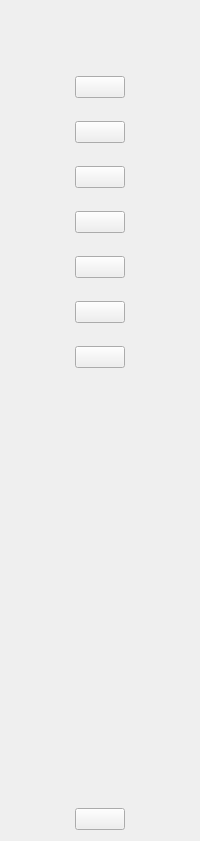
     <widget class="QWidget" name="icon_only" native="true">
      <layout class="QGridLayout" name="gridLayout_30">
       <property name="verticalSpacing">
        <number>32</number>
       </property>
       <item row="0" column="0">
        <widget class="QLabel" name="logo_1">
         <property name="maximumSize">
          <size>
           <width>50</width>
           <height>50</height>
          </size>
         </property>
         <property name="text">
          <string/>
         </property>
         <property name="pixmap">
          <pixmap resource="resource.qrc">:/icons/icons/SnapBG.ai_1747709355469.png</pixmap>
         </property>
         <property name="scaledContents">
          <bool>true</bool>
         </property>
        </widget>
       </item>
       <item row="1" column="0">
        <spacer name="verticalSpacer_3">
         <property name="orientation">
          <enum>Qt::Vertical</enum>
         </property>
         <property name="sizeHint" stdset="0">
          <size>
           <width>20</width>
           <height>19</height>
          </size>
         </property>
        </spacer>
       </item>
       <item row="2" column="0">
        <layout class="QVBoxLayout" name="verticalLayout_2">
         <property name="spacing">
          <number>0</number>
         </property>
         <item>
          <layout class="QVBoxLayout" name="verticalLayout">
           <property name="spacing">
            <number>23</number>
           </property>
           <item>
            <widget class="QPushButton" name="product_btn_1">
             <property name="text">
              <string/>
             </property>
             <property name="icon">
              <iconset resource="resource.qrc">
               <normaloff>:/icons/icons/product-xxl.png</normaloff>
               <normalon>:/icons/icons/product-xl.png</normalon>:/icons/icons/product-xxl.png</iconset>
             </property>
             <property name="checkable">
              <bool>true</bool>
             </property>
             <property name="autoExclusive">
              <bool>true</bool>
             </property>
            </widget>
           </item>
           <item>
            <widget class="QPushButton" name="warehouse_btn_1">
             <property name="text">
              <string/>
             </property>
             <property name="icon">
              <iconset resource="resource.qrc">
               <normaloff>:/icons/icons/calendar-7-xl.png</normaloff>
               <normalon>:/icons/icons/calendar-7-xxl.png</normalon>:/icons/icons/calendar-7-xl.png</iconset>
             </property>
             <property name="checkable">
              <bool>true</bool>
             </property>
             <property name="autoExclusive">
              <bool>true</bool>
             </property>
            </widget>
           </item>
           <item>
            <widget class="QPushButton" name="emp_btn_1">
             <property name="text">
              <string/>
             </property>
             <property name="icon">
              <iconset resource="resource.qrc">
               <normaloff>:/icons/icons/group-xxl.png</normaloff>
               <normalon>:/icons/icons/group-xl.png</normalon>:/icons/icons/group-xxl.png</iconset>
             </property>
             <property name="checkable">
              <bool>true</bool>
             </property>
             <property name="autoExclusive">
              <bool>true</bool>
             </property>
            </widget>
           </item>
           <item>
            <widget class="QPushButton" name="statistics_btn_1">
             <property name="text">
              <string/>
             </property>
             <property name="icon">
              <iconset resource="resource.qrc">
               <normaloff>:/icons/icons/bar-chart-6-xxl.png</normaloff>
               <normalon>:/icons/icons/bar-chart-6-xxl (1).png</normalon>:/icons/icons/bar-chart-6-xxl.png</iconset>
             </property>
             <property name="checkable">
              <bool>true</bool>
             </property>
             <property name="autoExclusive">
              <bool>true</bool>
             </property>
            </widget>
           </item>
           <item>
            <widget class="QPushButton" name="orpromotion_btn_1">
             <property name="text">
              <string/>
             </property>
             <property name="icon">
              <iconset resource="resource.qrc">
               <normaloff>:/icons/icons/sale-2-xl.png</normaloff>
               <normalon>:/icons/icons/sale-2-xl (1).png</normalon>:/icons/icons/sale-2-xl.png</iconset>
             </property>
             <property name="checkable">
              <bool>true</bool>
             </property>
             <property name="autoExclusive">
              <bool>true</bool>
             </property>
            </widget>
           </item>
           <item>
            <widget class="QPushButton" name="bill_btn_1">
             <property name="text">
              <string/>
             </property>
             <property name="icon">
              <iconset resource="resource.qrc">
               <normaloff>:/icons/icons/bill-xxl.png</normaloff>
               <normalon>:/icons/icons/bar-chart-5-xxl (1).png</normalon>:/icons/icons/bill-xxl.png</iconset>
             </property>
             <property name="checkable">
              <bool>true</bool>
             </property>
             <property name="autoExclusive">
              <bool>true</bool>
             </property>
            </widget>
           </item>
           <item>
            <widget class="QPushButton" name="lien_he_btn_1">
             <property name="text">
              <string/>
             </property>
             <property name="icon">
              <iconset resource="resource.qrc">
               <normaloff>:/icons/icons/contacts-2-xxl.png</normaloff>
               <normalon>:/icons/icons/contacts-2-xl.png</normalon>:/icons/icons/contacts-2-xxl.png</iconset>
             </property>
             <property name="checkable">
              <bool>true</bool>
             </property>
             <property name="autoExclusive">
              <bool>true</bool>
             </property>
            </widget>
           </item>
          </layout>
         </item>
         <item>
          <spacer name="verticalSpacer">
           <property name="orientation">
            <enum>Qt::Vertical</enum>
           </property>
           <property name="sizeHint" stdset="0">
            <size>
             <width>20</width>
             <height>440</height>
            </size>
           </property>
          </spacer>
         </item>
         <item>
          <widget class="QPushButton" name="Exit_1">
           <property name="text">
            <string/>
           </property>
           <property name="icon">
            <iconset resource="resource.qrc">
             <normaloff>:/icons/icons/x-mark-5-xxl.png</normaloff>
             <normalon>:/icons/icons/x-mark-5-xl.png</normalon>:/icons/icons/x-mark-5-xxl.png</iconset>
           </property>
           <property name="checkable">
            <bool>true</bool>
           </property>
           <property name="autoExclusive">
            <bool>true</bool>
           </property>
          </widget>
         </item>
        </layout>
       </item>
      </layout>
     </widget>
